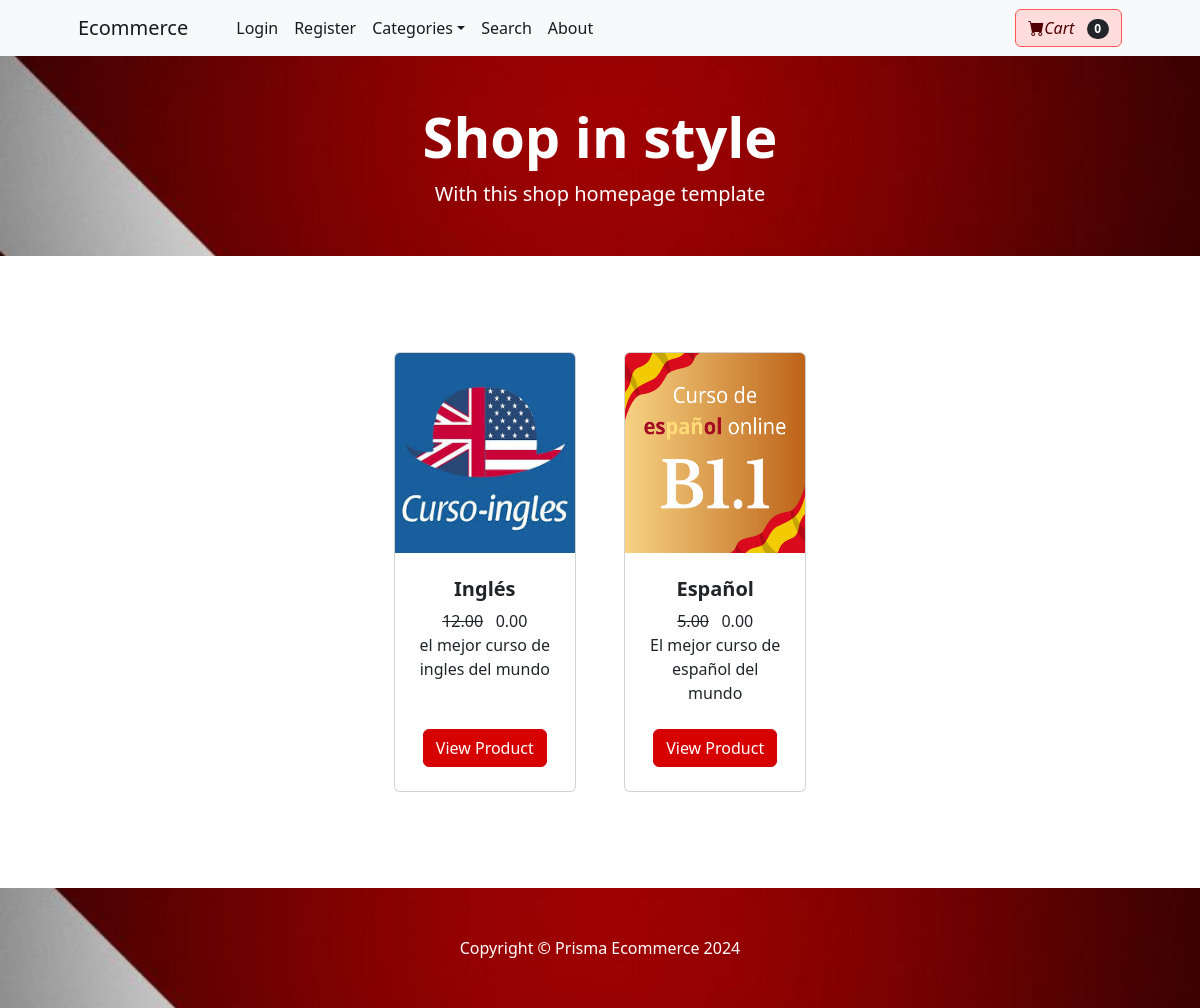
The page / on the database its author committed.
### store/models.py (models this page shows, shortened)
class Product(models.Model):
    name = models.CharField(max_length=100)
    user = models.ForeignKey(User, on_delete=models.CASCADE)
    price = models.DecimalField(default=0, decimal_places=2, max_digits=6)
    category = models.ForeignKey(Category, on_delete=models.CASCADE, default=1)
    description = models.CharField(max_length=250, default='', blank=True, null=True)
    image = models.ImageField(upload_to='uploads/product')
    is_sale = models.BooleanField(default=False)
    sale_price = models.DecimalField(default=0, decimal_places=2, max_digits=6)
    pay_method = models.CharField(max_length=250, null=True)
    video = models.FileField(upload_to="video", null=True)

### store/views.py (the view)
# urls.py: path('', views.index, name='index'),
def index(request):
    products = Product.objects.all()
    return render(request, 'index.html', {'products':products})

### cart/cart.py (called while the page is built)
    def __len__(self):
        return len(self.cart)

### cart/context_processors.py (called while the page is built)
def cart(request):
    return {'cart': Cart(request)}

### store/templates/index.html (shortened to what this page needs)
{% extends 'base.html' %}
{% block content %}
        <header style="background: url('/static/assets/fondo1.jpg') center/cover no-repeat; min-height: 200px;" class="bg-dark d-flex justify-content-center align-items-center">
            <div class="text-center text-white">
                <h1 class="display-4 fw-bolder">Shop in style</h1>
                <p class="lead fw-normal text-white-150 mb-0">With this shop homepage template</p>
            </div>
        </header>
        <section style="position: relative; overflow: hidden;" class="py-5">
            <div style="position: relative; z-index: 1;">
                <div class="container-fluid px-4 px-lg-5 mt-5" >
                    <div class="row gx-4 gx-lg-5 row-cols-1 row-cols-md-3 row-cols-xl-5 justify-content-center">
                        {% for product in products %}
                            {% if product.is_sale %}
                                <div class="col mb-5">
                                <div class="card h-100">
                                    <div class="badge bg-light text-black position-absolute" style="top: 0.5rem; right: 1rem;">
                                        sale
                                    </div>
                                    <img style="height: 200px !important;"  class="card-img-top" src="{{ product.image.url }}" alt="..." />
                                    <div class="card-body p-4">
                                        <div class="text-center">
                                            <h5 class="fw-bolder">{{ product.name }}</h5>
                                            <div class="d-flex justify-content-center small text-warning mb-2">
                                                <div class="bi-star-fill"></div>
                                                &nbsp;&nbsp;Sale&nbsp;&nbsp;
                                                <div class="bi-star-fill"></div>
                                            </div>
                                            <strike>{{ product.price }}</strike>
                                            &nbsp;
                                            {{ product.sale_price }}
                                            <br/>
                                            {{ product.description }}
                                        </div>
                                    </div>
                                    <div class="card-footer p-4 pt-0 border-top-0 bg-transparent">
                                        <div class="text-center"><a style="background-color: #d70000 !important; border-color: #d70000; color: #ffffff;" class="btn btn-outline-dark mt-auto" href="{% url 'product' product.id %}">View Product</a></div>
                                    </div>
                                </div>
                                </div>
                            {% else %}
                            <div class="col mb-5">
                            <div class="card h-100">
                                <img style="height: 200px !important;" class="card-img-top" src="{{ product.image.url }}" alt="..." />
                                <div class="card-body p-4">
                                    <div class="text-center">
                                        <h5 class="fw-bolder">{{ product.name }}</h5>
                                        <strike>{{ product.price }}</strike>
                                        {{ product.sale_price }}
                                        <br/>
                                        {{ product.description }}
                                    </div>
                                </div>
                                <div class="card-footer p-4 pt-0 border-top-0 bg-transparent">
                                    <div class="text-center"><a style="background-color: #d70000 !important; border-color: #d70000; color: #ffffff;" class="btn btn-outline-dark mt-auto" href="{% url 'product' product.id %}">View Product</a></div>
                                </div>
                            </div>
                            </div>
                            {% endif %}
                        {% endfor %}
                    </div>
                </div>
            </div>
        </section>
{% endblock %}

### rows shown on the page
Product: image (picture), name "Inglés", price "12.00", sale_price "0.00", description "el mejor curso de ingles del mundo"
Product: image (picture), name "Español", price "5.00", sale_price "0.00", description "El mejor curso de español del mundo"

### other values the page prints
{{ cart|length }} "0"
